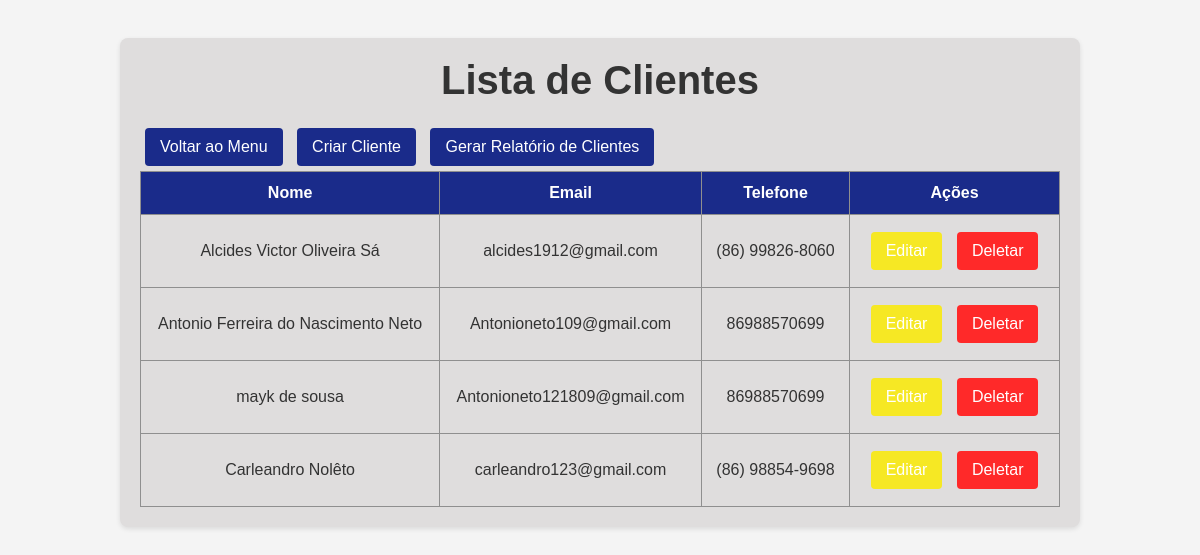
The app's page /clientes/ (signed in) with its own data.
### core/models.py (models this page shows, shortened)
class Cliente(models.Model):
    nome = models.CharField(max_length=255)  # Campo para o nome do cliente
    email = models.EmailField(unique=True)             # Campo para o e-mail do cliente
    telefone = models.CharField(max_length=15)

### core/views.py (the view)
# urls.py: path('clientes/', views.lista_clientes, name='lista_clientes'),
@login_required
def lista_clientes(request):
    clientes = Cliente.objects.all()  # Busca todos os clientes no banco de dados.
    return render(request, 'core/clientes/lista_clientes.html', {'clientes': clientes})  # Renderiza a lista de clientes.

### core/templates/core/clientes/lista_clientes.html (shortened to what this page needs)
{% block content %}
<!DOCTYPE html>
<html>
<head>
    {% load static %}
    <link rel="stylesheet" href="{% static 'css/lista.css' %}">
</head>
<body>
    <div class="container">
    <h1>Lista de Clientes</h1>
    <a href="{% url 'menu' %}" class="button">Voltar ao Menu</a>
    <a href="{% url 'criar_cliente' %}" class="button">Criar Cliente</a>
    <a href="{% url 'gerar_relatorio_clientes' %}" target="_blank" class="button">Gerar Relatório de Clientes</a>
    <table>
        <tr>
            <th>Nome</th>
            <th>Email</th>
            <th>Telefone</th>
            <th>Ações</th>
        </tr>
        {% for cliente in clientes %}
        <tr>
            <td>{{ cliente.nome }}</td>
            <td>{{ cliente.email }}</td>
            <td>{{ cliente.telefone }}</td>
            <td>
                <a href="{% url 'editar_cliente' cliente.id %}" class="button-editar">Editar</a>
                <a href="{% url 'deletar_cliente' cliente.id %}" class="button-deletar">Deletar</a>
            </td>
        </tr>
        {% empty %}
            <tr>
                <td colspan="5">Nenhuma reserva encontrada.</td>
            </tr>
            {% endfor %}
    </table>
</body>
</html>
{% endblock%}

### core/static/css/lista.css (style rules this page uses)
* { margin: 0; padding: 0; box-sizing: border-box; }
body { font-family: Arial, sans-serif; background-color: #f4f4f4; color: #333; }
.container { width: 80%; margin: 20px auto; padding: 20px; background-color: #dfdddd; border-radius: 8px; box-shadow: 0 2px 5px rgba(0, 0, 0, 0.1); }
h1 { font-size: 2.5em; margin-bottom: 20px; text-align: center; }
table { width: 100%; border-collapse: collapse; }
table th, table td { padding: 12px; text-align: center; border: 1px solid #8f8f8f; }
table th { background: #1a2b8a; color: white; }
.button { display: inline-block; padding: 10px 15px; margin: 5px; color: white; background: #1a2b8a; border: none; border-radius: 4px; text-decoration: none; transition: background-color 0.3s; }
.button-editar { display: inline-block; padding: 10px 15px; margin: 5px; color: rgb(255, 255, 255); background: #f6e824; border: none; border-radius: 4px; text-decoration: none; transition: background-color 0.3s; }
.button-deletar { display: inline-block; padding: 10px 15px; margin: 5px; color: rgb(255, 255, 255); background: #ff2929; border: none; border-radius: 4px; text-decoration: none; transition: background-color 0.3s; }

### records on screen
Cliente: nome "Alcides Victor Oliveira Sá", email "alcides1912@gmail.com", telefone "(86) 99826-8060"
Cliente: nome "Antonio Ferreira do Nascimento Neto", email "Antonioneto109@gmail.com", telefone "86988570699"
Cliente: nome "mayk de sousa", email "Antonioneto121809@gmail.com", telefone "86988570699"
Cliente: nome "Carleandro Nolêto", email "carleandro123@gmail.com", telefone "(86) 98854-9698"
